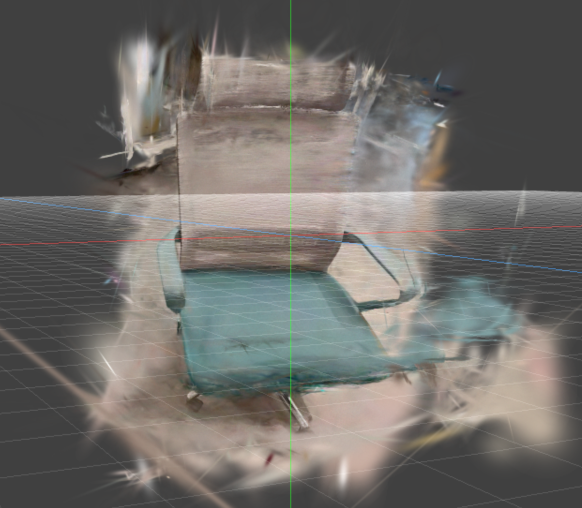
#> input picture assets/a_1.png, 1164 x 1015 px (shown at 1/2 size)
$ python image_to_gaussians.py --image ../../assets/a_1.png --output out.png
#> lines starting #> are read from the running program, lines starting #| are printed output that depends on the picture; after the words box and inside, x2 and y2 are one past the last pixel; in counts of white or black regions, pixels touching at a corner belong together
#> in main, image is the input picture: shape (1015, 1164, 4); mean R, G, B, A 110.2, 107.6, 103.7, 255
### task1/fusion/gaussian_utils.py
"""Utilities for Graphdeco-style 3D Gaussian PLY files."""

from __future__ import annotations

from dataclasses import dataclass
from pathlib import Path

import numpy as np
from plyfile import PlyData, PlyElement
from scipy.spatial.transform import Rotation

SH_C0 = 0.28209479177387814


@dataclass(frozen=True)
class Transform:
    scale: float = 1.0
    rotation_deg: tuple[float, float, float] = (0.0, 0.0, 0.0)
    translation: tuple[float, float, float] = (0.0, 0.0, 0.0)

    @property
    def rotation(self) -> Rotation:
        return Rotation.from_euler("xyz", self.rotation_deg, degrees=True)


def rgb_to_sh_dc(rgb: np.ndarray) -> np.ndarray:
    rgb = np.asarray(rgb, dtype=np.float32)
    if rgb.max(initial=0.0) > 1.0:
        rgb = rgb / 255.0
    return (rgb - 0.5) / SH_C0


def sh_dc_to_rgb(dc: np.ndarray) -> np.ndarray:
    rgb = np.asarray(dc, dtype=np.float32) * SH_C0 + 0.5
    return np.clip(rgb, 0.0, 1.0)


def read_vertices(path: str | Path) -> np.ndarray:
    ply = PlyData.read(str(path))
    return ply["vertex"].data


def write_vertices(path: str | Path, vertices: np.ndarray) -> None:
    path = Path(path)
    path.parent.mkdir(parents=True, exist_ok=True)
    PlyData([PlyElement.describe(vertices, "vertex")], text=False).write(str(path))


# [5 lines left out: function names_with_prefix, not called in this run]


def make_gaussian_dtype(sh_degree: int = 3) -> np.dtype:
    f_rest_count = 3 * ((sh_degree + 1) ** 2 - 1)
    fields: list[tuple[str, str]] = [
        ("x", "f4"),
        ("y", "f4"),
        ("z", "f4"),
        ("nx", "f4"),
        ("ny", "f4"),
        ("nz", "f4"),
        ("f_dc_0", "f4"),
        ("f_dc_1", "f4"),
        ("f_dc_2", "f4"),
    ]
    fields.extend((f"f_rest_{i}", "f4") for i in range(f_rest_count))
    fields.extend(
        [
            ("opacity", "f4"),
            ("scale_0", "f4"),
            ("scale_1", "f4"),
            ("scale_2", "f4"),
            ("rot_0", "f4"),
            ("rot_1", "f4"),
            ("rot_2", "f4"),
            ("rot_3", "f4"),
        ]
    )
    return np.dtype(fields)


def create_gaussians(
    xyz: np.ndarray,
    rgb: np.ndarray,
    opacity: float = 0.8,
    scale: float = 0.01,
    sh_degree: int = 3,
) -> np.ndarray:
    xyz = np.asarray(xyz, dtype=np.float32)
    rgb = np.asarray(rgb, dtype=np.float32)
    if rgb.ndim == 1:
        rgb = np.repeat(rgb[None, :], len(xyz), axis=0)

    vertices = np.zeros(len(xyz), dtype=make_gaussian_dtype(sh_degree))
    vertices["x"] = xyz[:, 0]
    vertices["y"] = xyz[:, 1]
    vertices["z"] = xyz[:, 2]
    dc = rgb_to_sh_dc(rgb[:, :3])
    vertices["f_dc_0"] = dc[:, 0]
    vertices["f_dc_1"] = dc[:, 1]
    vertices["f_dc_2"] = dc[:, 2]
    vertices["opacity"] = np.log(opacity / max(1.0 - opacity, 1e-6))
    log_scale = np.log(max(scale, 1e-8))
    vertices["scale_0"] = log_scale
    vertices["scale_1"] = log_scale
    vertices["scale_2"] = log_scale
    vertices["rot_0"] = 1.0
    return vertices


# [45 lines left out: functions align_dtype, apply_transform, extract_rgb, not called in this run]

### task1/fusion/image_to_gaussians.py
"""Create a lightweight Gaussian asset from an RGBA or plain RGB image.

This fallback is useful when an AIGC asset is available only as a rendered
preview image. It samples foreground pixels into a thin 3D billboard/volume so
the object can still participate in the Gaussian merge-and-render pipeline.
"""

from __future__ import annotations

import argparse
from pathlib import Path

import numpy as np
from PIL import Image

from gaussian_utils import create_gaussians, write_vertices


def foreground_mask(image: np.ndarray, alpha_threshold: int, bg_tolerance: float) -> np.ndarray:
#> called with alpha_threshold = 8, bg_tolerance = 35
    rgb = image[..., :3].astype(np.float32)
    if image.shape[-1] == 4 and image[..., 3].min() < 250:
        return image[..., 3] > alpha_threshold

    corners = np.stack([rgb[0, 0], rgb[0, -1], rgb[-1, 0], rgb[-1, -1]], axis=0)
#> corners = [[64, 64, 64], [64, 64, 64], [75, 75, 75], [64, 64, 64]]
    bg = np.median(corners, axis=0)
#> bg = [64, 64, 64]
    dist = np.linalg.norm(rgb - bg[None, None, :], axis=-1)
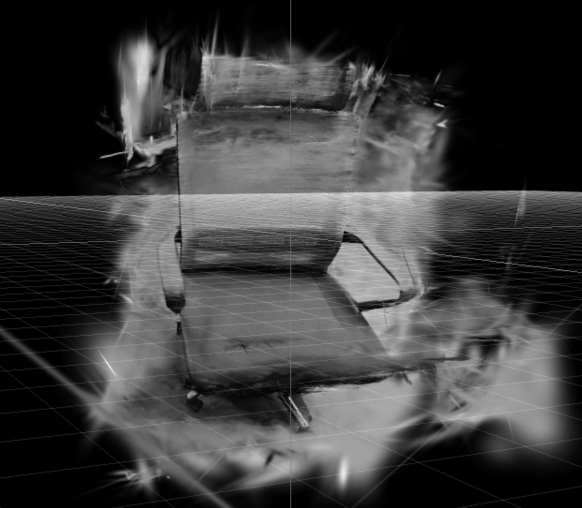
#> dist: shape (1015, 1164) float32 (shown at 1/2 size); min 0, max 320.5, mean 76; drawn with min black and max white
    return dist > bg_tolerance
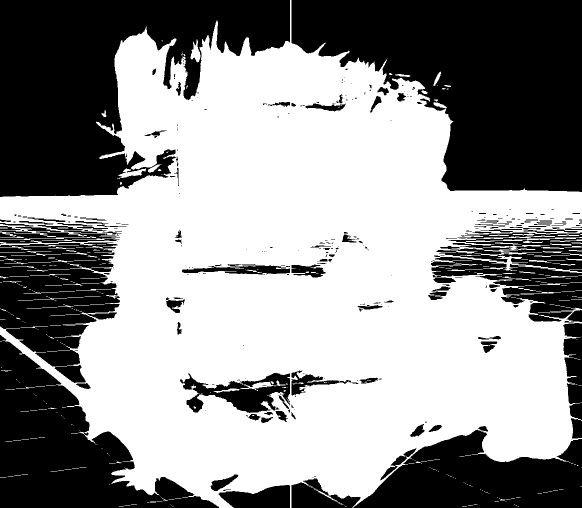
#> returned value: shape (1015, 1164) bool (shown at 1/2 size); 57.3% white; 292 black regions (166 under 20 px), largest, box (x1, y1, x2, y2) and area: (583, 0, 1164, 384) 146800, (0, 0, 580, 394) 130210, (0, 670, 438, 1015) 64398


def sample_image_points(
    image: np.ndarray,
    samples: int,
    width_world: float,
    depth: float,
    alpha_threshold: int,
    bg_tolerance: float,
    seed: int,
) -> tuple[np.ndarray, np.ndarray]:
    mask = foreground_mask(image, alpha_threshold, bg_tolerance)
    ys, xs = np.where(mask)
    if len(xs) == 0:
        raise ValueError("No foreground pixels found.")

    rng = np.random.default_rng(seed)
    replace = len(xs) < samples
#> replace = False
    choice = rng.choice(len(xs), size=samples, replace=replace)
    xs = xs[choice]
    ys = ys[choice]

    h, w = image.shape[:2]
#> h = 1015; w = 1164
    aspect = h / max(w, 1)
#> aspect = 0.872
    height_world = width_world * aspect
#> height_world = 0.872

    x = (xs / max(w - 1, 1) - 0.5) * width_world
    y = (0.5 - ys / max(h - 1, 1)) * height_world
    z = rng.uniform(-depth * 0.5, depth * 0.5, size=samples)
    xyz = np.column_stack([x, y, z]).astype(np.float32)
    rgb = image[ys, xs, :3].astype(np.float32) / 255.0
    return xyz, rgb


def parse_args() -> argparse.Namespace:
    parser = argparse.ArgumentParser(description=__doc__)
    parser.add_argument("--image", type=Path, required=True)
    parser.add_argument("--output", type=Path, required=True)
    parser.add_argument("--samples", type=int, default=50000)
    parser.add_argument("--width_world", type=float, default=1.0)
    parser.add_argument("--depth", type=float, default=0.04)
    parser.add_argument("--opacity", type=float, default=0.8)
    parser.add_argument("--gaussian_scale", type=float, default=0.015)
    parser.add_argument("--alpha_threshold", type=int, default=8)
    parser.add_argument("--bg_tolerance", type=float, default=35.0)
    parser.add_argument("--seed", type=int, default=0)
    return parser.parse_args()


def main() -> None:
    args = parse_args()
    image = np.asarray(Image.open(args.image).convert("RGBA"))
    xyz, rgb = sample_image_points(
        image,
        samples=args.samples,
        width_world=args.width_world,
        depth=args.depth,
        alpha_threshold=args.alpha_threshold,
        bg_tolerance=args.bg_tolerance,
        seed=args.seed,
    )
    vertices = create_gaussians(
        xyz,
        rgb,
        opacity=args.opacity,
        scale=args.gaussian_scale,
        sh_degree=3,
    )
    write_vertices(args.output, vertices)
    print(f"Wrote {len(vertices)} gaussians: {args.output}")
#| Wrote 50000 gaussians: out.png


if __name__ == "__main__":
    main()
